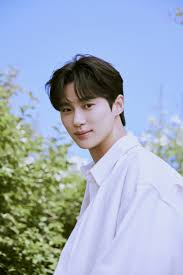
#> input picture Hafta8/resim.jpg, 183 x 275 px
$ python uyg3.py
#> lines starting #> are read from the running program, lines starting #| are printed output that depends on the picture
import cv2
import numpy as np
import matplotlib.pyplot as plt

# Sağ fark hesaplama
def right_difference(image):
    """
    Sağ farkı hesaplar.
    :param image: Giriş görüntüsü (gri tonlamalı)
    :return: Sağ farkı içeren görüntü
    """
    kernel = np.array([[1, -1]])
    right_diff = cv2.filter2D(image, -1, kernel)
    return right_diff

# Sol fark hesaplama
def left_difference(image):
    """
    Sol farkı hesaplar.
    :param image: Giriş görüntüsü (gri tonlamalı)
    :return: Sol farkı içeren görüntü
    """
    kernel = np.array([[-1, 1]])
    left_diff = cv2.filter2D(image, -1, kernel)
    return left_diff

# Dikey kenar hesaplama
def vertical_edges(image):
    """
    Dikey kenarları hesaplar.
    :param image: Giriş görüntüsü (gri tonlamalı)
    :return: Dikey kenarları içeren görüntü
    """
    kernel = np.array([[-1], [2], [-1]])
    vertical_diff = cv2.filter2D(image, -1, kernel)
    return vertical_diff

# Yatay kenar hesaplama
def horizontal_edges(image):
    """
    Yatay kenarları hesaplar.
    :param image: Giriş görüntüsü (gri tonlamalı)
    :return: Yatay kenarları içeren görüntü
    """
    kernel = np.array([[-1, 2, -1]])
    horizontal_diff = cv2.filter2D(image, -1, kernel)
    return horizontal_diff

# Keskinleştirme fonksiyonu
def sharpen_image(image):
    """
    Görüntüyü keskinleştirir.
    :param image: Giriş görüntüsü (gri tonlamalı)
    :return: Keskinleştirilmiş görüntü
    """
    blurred_image = cv2.GaussianBlur(image, (3, 3), 0)  # Yumuşatma
    edges = image - blurred_image  # Kenarları hesapla
    sharpened_image = image + edges  # Keskinleştirilmiş görüntü
    return sharpened_image

# Görüntüyü yükle
image_path = "resim.jpg"  # Kendi görüntü dosyanızın yolunu yazın
image = cv2.imread(image_path, cv2.IMREAD_GRAYSCALE)
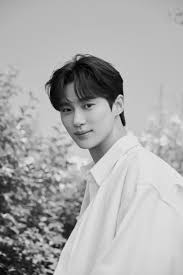
#> image: shape (275, 183); min 0, max 238, mean 171.3

if image is None:
    print("Görüntü yüklenemedi! Lütfen dosya yolunu kontrol edin.")
else:
    # Farkları ve kenarları hesapla
    right_diff = right_difference(image)
#> in right_difference, `right_diff = cv2.filter2D(image, -1, kernel)`:
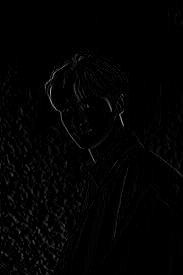
#> right_diff: shape (275, 183); min 0, max 162, mean 2.7
    left_diff = left_difference(image)
#> in left_difference, `left_diff = cv2.filter2D(image, -1, kernel)`:
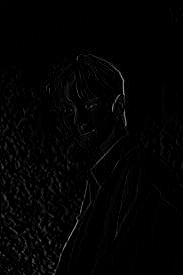
#> left_diff: shape (275, 183); min 0, max 153, mean 3.1
    vertical_diff = vertical_edges(image)
#> in vertical_edges, `vertical_diff = cv2.filter2D(image, -1, kernel)`:
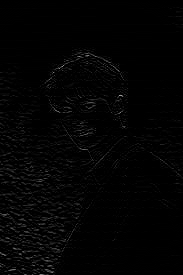
#> vertical_diff: shape (275, 183); min 0, max 166, mean 3.3
    horizontal_diff = horizontal_edges(image)
#> in horizontal_edges, `horizontal_diff = cv2.filter2D(image, -1, kernel)`:
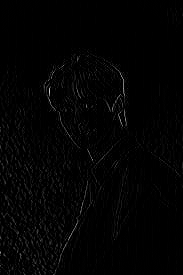
#> horizontal_diff: shape (275, 183); min 0, max 208, mean 3.2
    sharpened_image = sharpen_image(image)
#> in sharpen_image, `edges = image - blurred_image`:
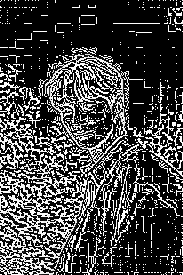
#> edges: shape (275, 183); min 0, max 255, mean 67.4

    # Sonuçları görselleştir
    plt.figure(figsize=(12, 8))

    plt.subplot(2, 3, 1)
    plt.imshow(image, cmap='gray')
    plt.title("Orijinal Görüntü")
    plt.axis('off')

    plt.subplot(2, 3, 2)
    plt.imshow(right_diff, cmap='gray')
    plt.title("Sağ Fark")
    plt.axis('off')

    plt.subplot(2, 3, 3)
    plt.imshow(left_diff, cmap='gray')
    plt.title("Sol Fark")
    plt.axis('off')

    plt.subplot(2, 3, 4)
    plt.imshow(vertical_diff, cmap='gray')
    plt.title("Dikey Kenarlar")
    plt.axis('off')

    plt.subplot(2, 3, 5)
    plt.imshow(horizontal_diff, cmap='gray')
    plt.title("Yatay Kenarlar")
    plt.axis('off')

    plt.subplot(2, 3, 6)
    plt.imshow(sharpened_image, cmap='gray')
    plt.title("Keskinleştirilmiş Görüntü")
    plt.axis('off')

    plt.tight_layout()
    plt.show()
